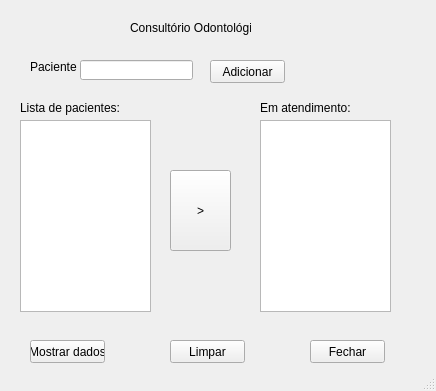
<?xml version="1.0" encoding="UTF-8"?>
<ui version="4.0">
 <class>consultorio</class>
 <widget class="QMainWindow" name="consultorio">
  <property name="geometry">
   <rect>
    <x>0</x>
    <y>0</y>
    <width>436</width>
    <height>391</height>
   </rect>
  </property>
  <property name="windowTitle">
   <string>MainWindow</string>
  </property>
  <widget class="QWidget" name="centralwidget">
   <widget class="QLabel" name="label">
    <property name="geometry">
     <rect>
      <x>30</x>
      <y>60</y>
      <width>47</width>
      <height>13</height>
     </rect>
    </property>
    <property name="text">
     <string>Paciente:</string>
    </property>
   </widget>
   <widget class="QLabel" name="label_2">
    <property name="geometry">
     <rect>
      <x>20</x>
      <y>100</y>
      <width>131</width>
      <height>16</height>
     </rect>
    </property>
    <property name="text">
     <string>Lista de pacientes:</string>
    </property>
   </widget>
   <widget class="QLabel" name="label_3">
    <property name="geometry">
     <rect>
      <x>260</x>
      <y>100</y>
      <width>131</width>
      <height>16</height>
     </rect>
    </property>
    <property name="text">
     <string>Em atendimento:</string>
    </property>
   </widget>
   <widget class="QLabel" name="label_4">
    <property name="geometry">
     <rect>
      <x>130</x>
      <y>20</y>
      <width>121</width>
      <height>16</height>
     </rect>
    </property>
    <property name="text">
     <string>Consultório Odontológico</string>
    </property>
   </widget>
   <widget class="QLineEdit" name="lineEdit">
    <property name="geometry">
     <rect>
      <x>80</x>
      <y>60</y>
      <width>113</width>
      <height>20</height>
     </rect>
    </property>
   </widget>
   <widget class="QListWidget" name="listPacientes">
    <property name="geometry">
     <rect>
      <x>20</x>
      <y>120</y>
      <width>131</width>
      <height>192</height>
     </rect>
    </property>
   </widget>
   <widget class="QPushButton" name="btnAdd">
    <property name="geometry">
     <rect>
      <x>210</x>
      <y>60</y>
      <width>75</width>
      <height>23</height>
     </rect>
    </property>
    <property name="text">
     <string>Adicionar</string>
    </property>
   </widget>
   <widget class="QPushButton" name="btnSeta">
    <property name="geometry">
     <rect>
      <x>170</x>
      <y>170</y>
      <width>61</width>
      <height>81</height>
     </rect>
    </property>
    <property name="text">
     <string>&gt;</string>
    </property>
   </widget>
   <widget class="QListWidget" name="listAtendimento">
    <property name="geometry">
     <rect>
      <x>260</x>
      <y>120</y>
      <width>131</width>
      <height>192</height>
     </rect>
    </property>
   </widget>
   <widget class="QPushButton" name="btnLimpar">
    <property name="geometry">
     <rect>
      <x>170</x>
      <y>340</y>
      <width>75</width>
      <height>23</height>
     </rect>
    </property>
    <property name="text">
     <string>Limpar</string>
    </property>
   </widget>
   <widget class="QPushButton" name="btnFechar">
    <property name="geometry">
     <rect>
      <x>310</x>
      <y>340</y>
      <width>75</width>
      <height>23</height>
     </rect>
    </property>
    <property name="text">
     <string>Fechar</string>
    </property>
   </widget>
   <widget class="QPushButton" name="btnShowdados">
    <property name="geometry">
     <rect>
      <x>30</x>
      <y>340</y>
      <width>75</width>
      <height>23</height>
     </rect>
    </property>
    <property name="text">
     <string>Mostrar dados</string>
    </property>
   </widget>
  </widget>
  <widget class="QStatusBar" name="statusbar"/>
 </widget>
 <resources/>
 <connections/>
</ui>
